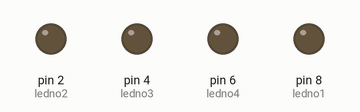
The sketch below on a simulated Arduino Uno, built with avr-gcc and run on an emulated ATmega328P. On the bench: output pins drawn as LEDs (lit = HIGH).

Above: at 0.5 s.
At 3.5 s:
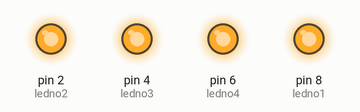
At 4.5 s:
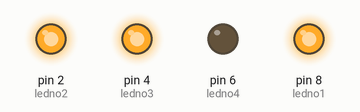
At 8.5 s:
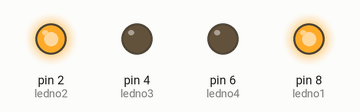
Timing chart, 0 to 9.1 s (numbered marks = the images above):
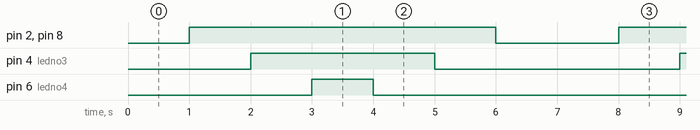

The sketch:

sketch_jun09a.ino
```cpp
int ledno1=8;
int ledno2=2;
int ledno3=4;
int ledno4=6;


void setup() {
  // put your setup code here, to run once:
  pinMode(ledno1,OUTPUT);
  pinMode(ledno2,OUTPUT);
  pinMode(ledno3,OUTPUT);
  pinMode(ledno4,OUTPUT);
}

void loop() {
  // put your main code here, to run repeatedly:
  /*digitalWrite(ledno1,LOW);
  digitalWrite(ledno2,LOW);
  digitalWrite(ledno3,LOW);
  digitalWrite(ledno4,LOW);
  delay(1000);*/
  digitalWrite(ledno1,HIGH);
  digitalWrite(ledno2,LOW);
  digitalWrite(ledno3,LOW);
  digitalWrite(ledno1,LOW);
  delay(1000);
  digitalWrite(ledno1,HIGH);
  digitalWrite(ledno2,HIGH);
  digitalWrite(ledno3,LOW);
  digitalWrite(ledno4,LOW);
  delay(1000);
  digitalWrite(ledno1,HIGH);
  digitalWrite(ledno2,HIGH);
  digitalWrite(ledno3,HIGH);
  digitalWrite(ledno4,LOW);
  delay(1000);
  digitalWrite(ledno1,HIGH);
  digitalWrite(ledno2,HIGH);
  digitalWrite(ledno3,HIGH);
  digitalWrite(ledno4,HIGH);
  delay(1000);
  digitalWrite(ledno1,HIGH);
  digitalWrite(ledno2,HIGH);
  digitalWrite(ledno3,HIGH);
  digitalWrite(ledno4,LOW);
  delay(1000);
  digitalWrite(ledno1,HIGH);
  digitalWrite(ledno2,HIGH);
  digitalWrite(ledno3,LOW);
  digitalWrite(ledno4,LOW);
  delay(1000);
  digitalWrite(ledno1,HIGH);
  digitalWrite(ledno2,LOW);
  digitalWrite(ledno3,LOW);
  digitalWrite(ledno1,LOW);
  delay(1000);

}
```

Measured:
- by itself, pin 2 (ledno2), pin 8 (ledno1): alternates HIGH for 5.0 s and LOW for 2.0 s
- by itself, pin 4 (ledno3): alternates HIGH for 3.0 s and LOW for 4.0 s
- by itself, pin 6 (ledno4): alternates HIGH for 1.0 s and LOW for 6.0 s
